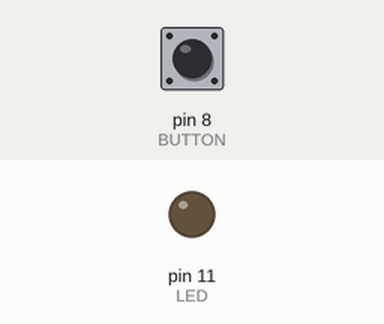
The sketch below on a simulated Arduino Uno, built with avr-gcc and run on an emulated ATmega328P. Parts: output pins drawn as LEDs (lit = HIGH). The test bench sets the inputs (shaded band); at power-on: pin 8 (BUTTON) LOW.

Above: at 1.2 s.
1.3 s: pin 8 (BUTTON) pulled HIGH for 1 s
At 3.0 s:
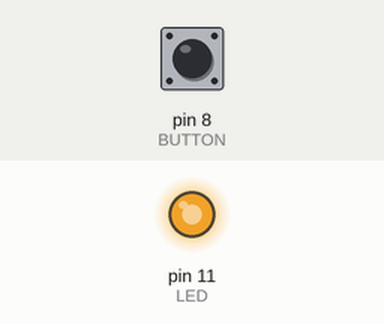
3.8 s: pin 8 (BUTTON) pulled HIGH for 0.15 s
At 4.4 s:
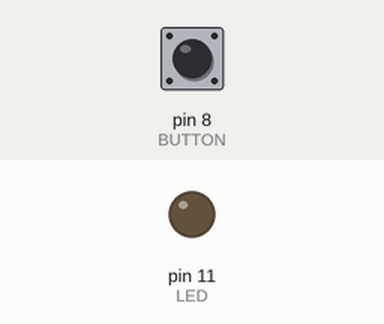
5.4 s: pin 8 (BUTTON) pulled HIGH for 3.2 s
At 6.46 s:
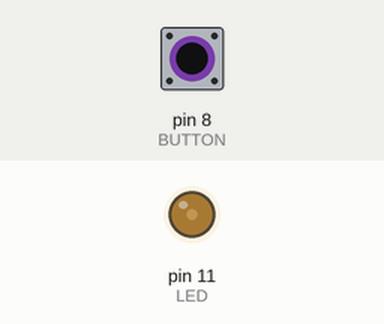
Timing chart, 0 to 10.1 s (numbered marks = the images above; inputs shaded):
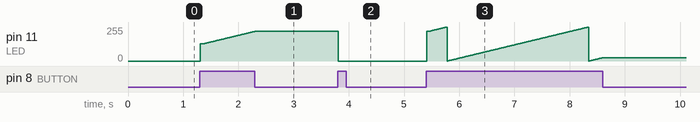

Measured:
- after the input at 1.3 s, pin 11 (LED): moves from 0/255 to 223/255 over 0.99 s, starting at once
- after the input at 3.8 s, pin 11 (LED): 223/255 → 0/255 at once
- after the input at 5.4 s, pin 11 (LED): ramps from 0/255 to 255/255 and jumps back, once every 2.6 s

The sketch:

PMS02.ino
```cpp
//ボタンを離すとLEDが点灯し、
//ボタンから手を離してもついたままにする
//バウンジングを解消する簡単な方法を取り入れる
//ボタンを押したままだと明るさが変化する

const int LED = 11;                 //LEDを定数で指定する
const int BUTTON = 8;               //BUTTONを定数で指定する

int val = 0;                        //入力ピンの状態がvalに記憶される
int old_val = 0;                    //valの前の値を保存しておく
int state = 0;                      //LEDの状態

int brightness = 128;               //明るさの値を保存する
unsigned long startTime = 0;        //いつ押し始めたか

void setup() {
    pinMode(LED,OUTPUT);            //LEDは出力
    pinMode(BUTTON,INPUT);          //BUTTONは入力
}
void loop() {
    val = digitalRead(BUTTON);      //入力を読みvalに保存

    if ((val == HIGH) && (old_val == LOW)) {
    state = 1 - state;              //オフからオンへ、オンからオフへ
    startTime = millis();           //millis()はArduinoの時計
                                    //ボードがリセットされてからの時間を
                                    //m秒で単位で返す
                                    //（最後にボタンが押された時間を記憶）
    delay(10);
    }

    if ((val == HIGH) && (old_val == HIGH)) {
            if (state == 1 && (millis() - startTime) > 50) {
                brightness++;       //brightnessに１を足す
                delay(10);          //brightnessが早くならないように
                if (brightness > 255) {     //255が最大値
                    brightness = 0; //255を超えたら0に戻す
                }
            }
    }

old_val = val;                      //valは古いでしまっておく

if (state == 1) {
    analogWrite(LED, brightness);   //現在の明るさでLEDを点灯
    } else {
    analogWrite(LED,0);             //LEDをオフ
    }
}
```
